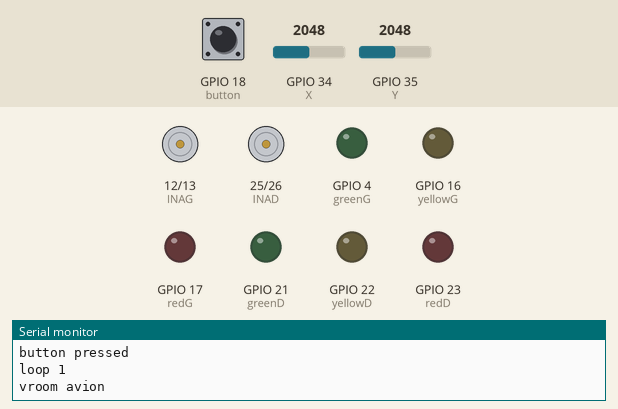
Recording of a sketch running on a simulated ESP32. Parts: motor-driver pin pairs drawn as motors (green arrow = first pin HIGH = forward, orange = second pin HIGH = backward, longer = more drive), output pins drawn as LEDs (lit = HIGH), the last lines printed to the serial monitor. The test bench sets the inputs (shaded band); at power-on: GPIO 34 (X) = 2048, GPIO 35 (Y) = 2048, GPIO 18 (button) HIGH.

Above: at 10.7 s.
10.8 s: GPIO 34 (X) set to 1560
At 12.3 s:
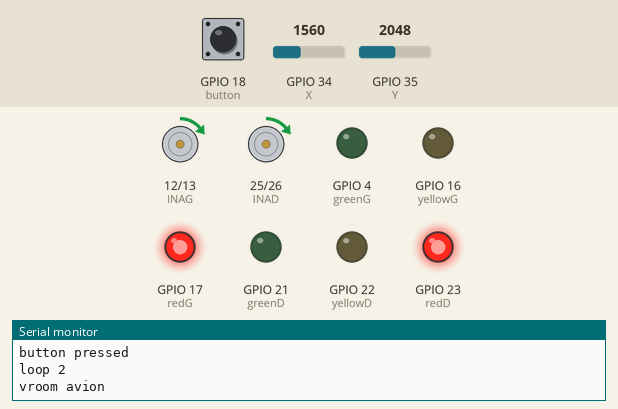
15.2 s: GPIO 35 (Y) set to 1655
19.6 s: GPIO 35 (Y) set to 1599
At 21.2 s:
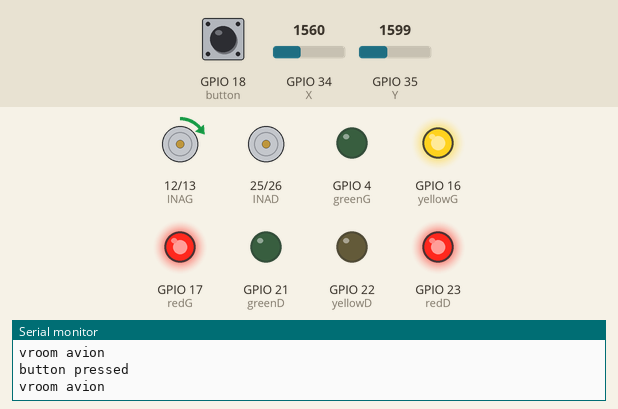
24.0 s: GPIO 34 (X) set to 1592
At 26.0 s:
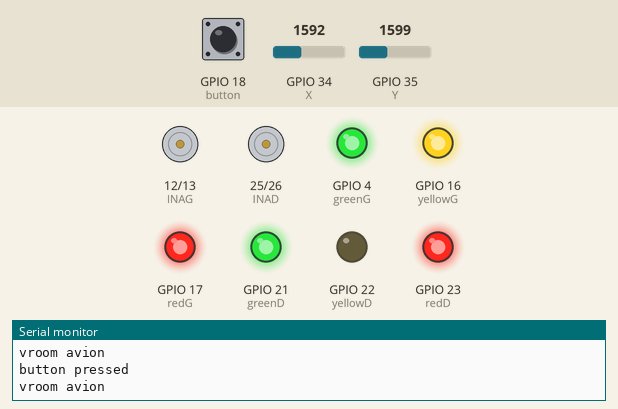
28.4 s: GPIO 18 (button) pulled LOW for 1.2 s
32.3 s: GPIO 34 (X) set to 1228
At 35.0 s:
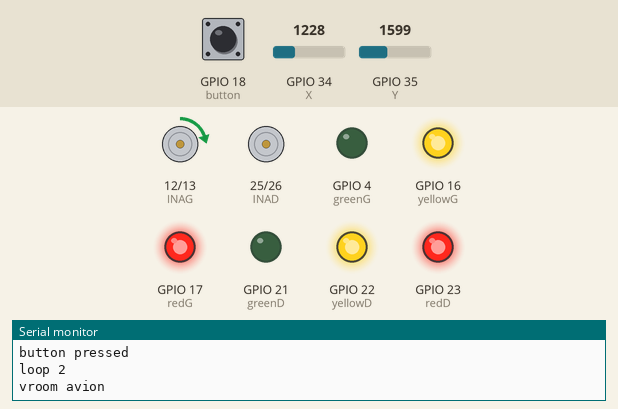
Timing chart, 0 to 37.7 s (numbered marks = the images above; inputs shaded):
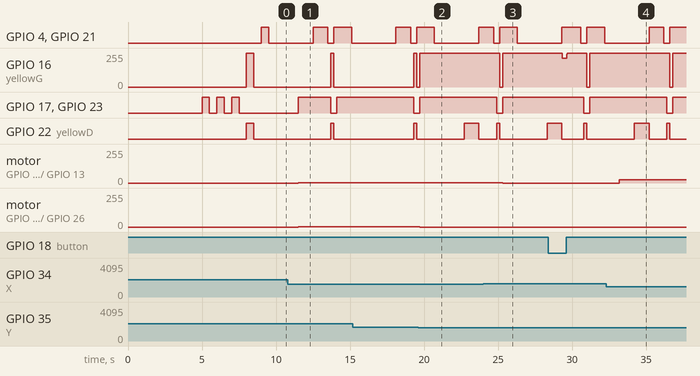

Measured:
- the behaviour switches between 1600 and 1599 on GPIO 35 (Y) (found by bisection; images 1 and 2)
- the behaviour switches between 1591 and 1592 on GPIO 34 (X) (found by bisection; images 2 and 3)
- after the input at 10.8 s, motor on GPIO 12 (INAG) / GPIO 13 (INBG), motor on GPIO 25 (INAD) / GPIO 26 (INBD): stopped → forward 2/255 after 0.70 s
- after the input at 19.6 s, GPIO 16 (yellowG): 0/255 → 255/255 after 0.11 s; GPIO 22 (yellowD): LOW → HIGH after 3.1 s, → LOW 1.0 s later; motor on GPIO 25 (INAD) / GPIO 26 (INBD): forward 2/255 → stopped after 0.11 s
- after the input at 24.0 s, motor on GPIO 12 (INAG) / GPIO 13 (INBG): forward 2/255 → stopped after 1.3 s
- after the input at 32.3 s, motor on GPIO 12 (INAG) / GPIO 13 (INBG): stopped → forward 23/255 after 0.90 s

The sketch:

fly.ino
```cpp
#include <ezButton.h>
// #include <TM1637Display.h>

// DROITE => mauvais sens
const int INBG= 13; //INA corresponds to IN+
const int INAG = 12; //INB corresponds to IN-

const int INBD = 26; //INA corresponds to IN+
const int INAD = 25; //INB corresponds to IN-

ezButton button(18);
const int Y = 35; // Y
const int X = 34; // X

const int greenD = 21;
const int yellowD = 22;
const int redD = 23;

const int greenG = 4;
const int yellowG = 16;
const int redG = 17;

// const int dio = 2;
// const int clk = 15;

// TM1637Display display = TM1637Display(clk, dio);

int valueX = 0;
int valueY = 0;

int vitesse = 0;

int loopButton = 0;

const int freq = 1000;
const int resolution = 12; // passé de 8 à 12 ^cq trop rapide

void setup() {
    Serial.begin(115200);
    Serial.println("coucou je démarre");

    ledcAttach(INBD, freq, resolution); // associe PWM directement à la pin
    ledcAttach(INAD, freq, resolution); // associe PWM directement à la pin
    ledcAttach(INAG, freq, resolution); // associe PWM directement à la pin
    ledcAttach(INBG, freq, resolution); // associe PWM directement à la pin

    // servo.attach(15);
    // servo.setPeriodHertz(50);
    // servo.attach(15, 500, 2400); // Largeur minimale et maximale de l'impulsion (en µs) pour aller de 0° à 180°

    // display.clear();
    // display.setBrightness(5);

    pinMode(Y, INPUT);
    pinMode(X, INPUT);

    pinMode(redG, OUTPUT);
    pinMode(yellowG, OUTPUT);
    pinMode(greenG, OUTPUT);

    pinMode(redD, OUTPUT);
    pinMode(yellowD, OUTPUT);
    pinMode(greenD, OUTPUT);

    Serial.println("coucou je suis prêt");

    delay(5000);
    digitalWrite(redG, HIGH);
    digitalWrite(redD, HIGH);
    delay(500);
    digitalWrite(redG, LOW);
    digitalWrite(redD, LOW);
    delay(500);
    digitalWrite(redG, HIGH);
    digitalWrite(redD, HIGH);
    delay(500);
    digitalWrite(redG, LOW);
    digitalWrite(redD, LOW);
    delay(500);
    digitalWrite(redG, HIGH);
    digitalWrite(redD, HIGH);
    delay(500);
    digitalWrite(redG, LOW);
    digitalWrite(redD, LOW);
    delay(500);
    digitalWrite(yellowG, HIGH);
    digitalWrite(yellowD, HIGH);
    delay(500);
    digitalWrite(yellowG, LOW);
    digitalWrite(yellowD, LOW);
    delay(500);

    digitalWrite(greenG, HIGH);
    digitalWrite(greenD, HIGH);
    delay(500);
    digitalWrite(greenG, LOW);
    digitalWrite(greenD, LOW);
}

void loop() {
  // display.showNumberDec(1234);
  Serial.println("vroom avion");

  button.loop(); // MUST call the loop() function first
  int btnState = button.getState();

  if(btnState == 1){
    loopButton += 1;
    delay(1000);
    Serial.println("button pressed");
  }

  switch(loopButton){
    case 1:
      Serial.println("loop 1");
      digitalWrite(redG, HIGH);
      digitalWrite(redD, HIGH);
      break;
    case 2:
      Serial.println("loop 2");
      digitalWrite(redG, LOW);
      digitalWrite(redD, LOW);
      digitalWrite(yellowG, HIGH);
      digitalWrite(yellowD, HIGH);
      break;
    case 3:
    Serial.println("loop 3");
      digitalWrite(yellowG, LOW);
      digitalWrite(yellowD, LOW);
      digitalWrite(greenG, HIGH);
      digitalWrite(greenD, HIGH);
      break;
    case 4:
      digitalWrite(greenG, LOW);
      digitalWrite(greenD, LOW);
      digitalWrite(redG, HIGH);
      digitalWrite(redD, HIGH);
      delay(200);
      digitalWrite(redG, LOW);
      digitalWrite(redD, LOW);
      digitalWrite(yellowG, HIGH);
      digitalWrite(yellowD, HIGH);
      delay(200);
      digitalWrite(yellowG, LOW);
      digitalWrite(yellowD, LOW);
      digitalWrite(greenG, HIGH);
      digitalWrite(greenD, HIGH);
      delay(200);
      break;
    case 5:
      digitalWrite(greenG, LOW);
      digitalWrite(greenD, LOW);
      loopButton = 0;
      break;
    default:
    Serial.println("rien");
    break;
  }

  valueX = analogRead(X);
  valueY = analogRead(Y);

  if(valueX>2500){
    vitesse = valueX - 2400;
    ledcWrite(INBD, vitesse);
    ledcWrite(INBG, vitesse);
    digitalWrite(greenG, HIGH);
    digitalWrite(greenD, HIGH);
  }
  else if(valueX<1600){
    vitesse = 1600 - valueX;
    ledcWrite(INAD, vitesse);
    ledcWrite(INAG, vitesse);
    digitalWrite(redG, HIGH);
    digitalWrite(redD, HIGH);
  }
  else{
    digitalWrite(greenG, LOW);
    digitalWrite(greenD, LOW);
    digitalWrite(redG, LOW);
    digitalWrite(redD, LOW);
    ledcWrite(INBD, 0);
    ledcWrite(INAD, 0);
    ledcWrite(INBG, 0);
    ledcWrite(INAG, 0);
  }

  if(valueY>2500){
    vitesse = valueY - 2400;
    ledcWrite(INAG, vitesse);
    digitalWrite(yellowD, HIGH);
  }
  else if(valueY<1600){
    vitesse = 1600 - valueY;
    ledcWrite(INAD, vitesse);
    digitalWrite(yellowG, HIGH);
  }
  else{
    digitalWrite(yellowG, LOW);
    digitalWrite(yellowD, LOW);
  }
}
```
